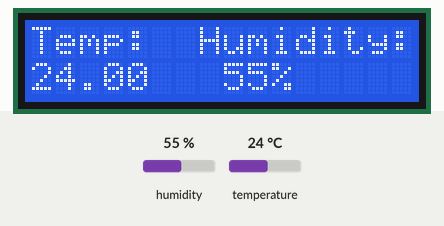
A sketch run on a simulated Arduino Uno, built with avr-gcc and run on an emulated ATmega328P. On the bench: 16×2 character LCD. The test bench sets the inputs (shaded band); at power-on: humidity 55 %, temperature 24 °C. What the sketch prints to the serial monitor is not drawn.

Above: at 6.2 s.
6.3 s: humidity set to 22 %
At 8.0 s:
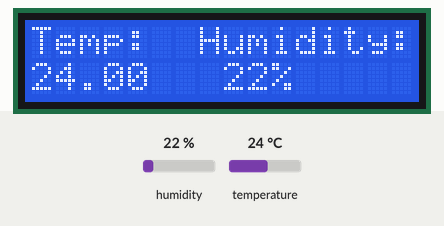
9.2 s: temperature set to 12 °C
At 10.3 s:
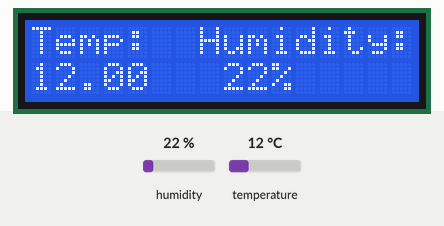
12.1 s: humidity set to 40 %
At 14.8 s:
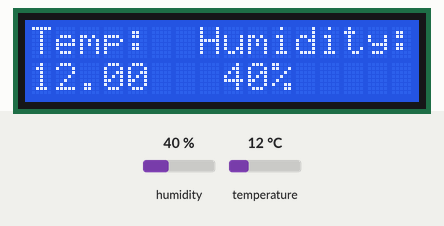
15.4 s: temperature set to 19 °C
At 17.1 s:
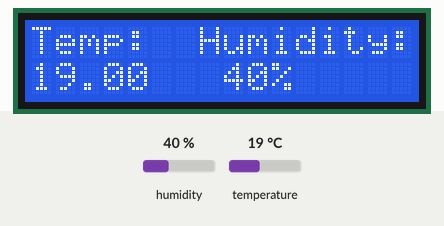
Timing chart, 0 to 18.6 s (numbered marks = the images above; inputs shaded):
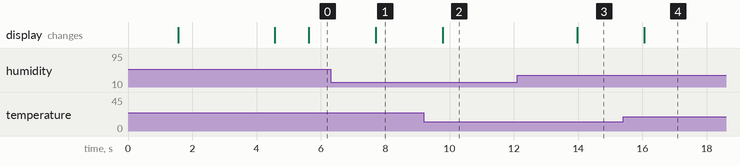

The sketch:

dhtTempTest.ino
```cpp
#include <LiquidCrystal.h>
#include <DHT.h>
#include <math.h>
#include "DHT.h"

#define DHTPIN 8     // what digital pin tempSensor is connected to


#define DHTTYPE DHT11   // DHT 11

// Connect a 10K resistor from pin 2 (data) to pin 1 (power) of the sensor

DHT dht(DHTPIN, DHTTYPE);

//Check liquidcrystal docs to see which pins are those !!
LiquidCrystal lcd(2, 3, 4, 5, 6, 7);


void setup() {
  Serial.begin(9600);
  Serial.println("Temperature Recorder");

  dht.begin();

  // Now LiquidCrystal led monitor stuff
  lcd.begin(16,2);
  lcd.setCursor(2,0);
  lcd.print("** Hello **");
  delay(1500);
  lcd.setCursor(1,1);
  lcd.print("Motherfuckers.");
  delay(3000);
  lcd.clear();
}

void loop() {
  // Wait a few seconds between measurements.
  delay(1000);

  // Reading temperature or humidity takes about 250 milliseconds!
  // Sensor readings may also be up to 2 seconds 'old' (its a very slow sensor)
  float h = dht.readHumidity();
  // Read temperature as Celsius (the default)
  float t = dht.readTemperature();
  // Read temperature as Fahrenheit (isFahrenheit = true)
  float f = dht.readTemperature(true);

  // Check if any reads failed and exit early (to try again).
  if (isnan(h) || isnan(t) || isnan(f)) {
    Serial.println("Failed to read from DHT sensor!");
    return;
  }

  // Compute heat index in Fahrenheit (the default)
  float hif = dht.computeHeatIndex(f, h);
  // Compute heat index in Celsius (isFahreheit = false)
  float hic = dht.computeHeatIndex(t, h, false);

  Serial.print("Humidity: ");
  Serial.print(h);
  Serial.print(" %\t");
  Serial.print("Temperature: ");
  Serial.print(t);
  Serial.print(" *C     ");
  Serial.print(f);
  Serial.print(" *F\t");

//  Serial.print(" | Heat index: ");
//  Serial.print(hic);
//  Serial.print(" *C ");
//  Serial.print(hif);
//  Serial.print(" *F");
//  Serial.print("| Time:");
//  Serial.println();
  Serial.println("------------------------------------");

  //led screen printing
  lcd.setCursor(0,0);
  lcd.print("Temp:  Humidity:");
  lcd.setCursor(0,1);
  lcd.print(t);
  lcd.print("   ");
  lcd.print(round(h));
  lcd.print("%");
}
```

Measured:
- after the input at 6.3 s, the display: changes after 1.4 s (image 1)
- after the input at 9.2 s, the display: changes after 0.60 s (image 2)
- after the input at 12.1 s, the display: changes after 1.9 s (image 3)
- after the input at 15.4 s, the display: changes after 0.65 s (image 4)
